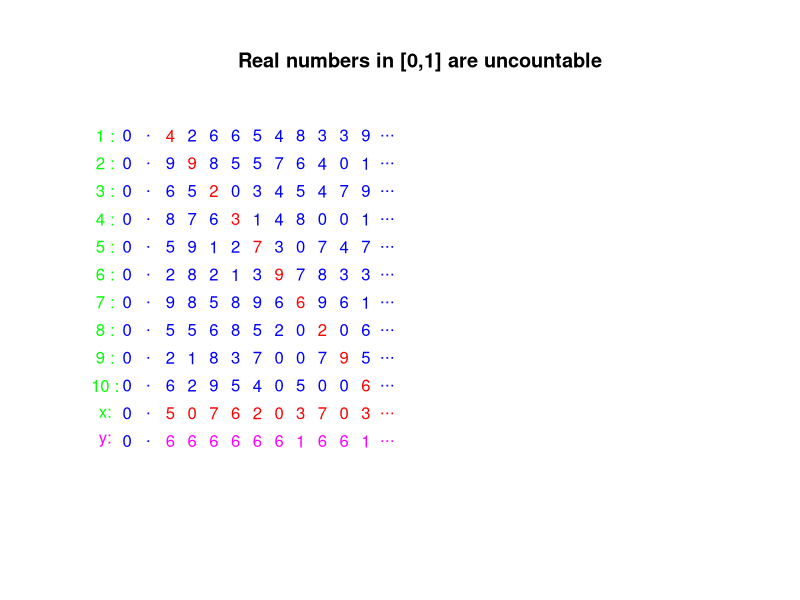
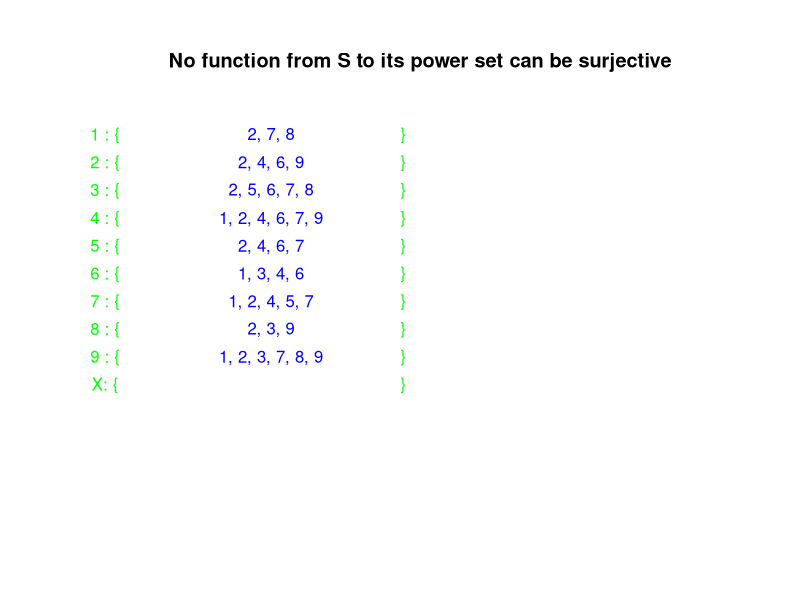

R code for these plots, in order:
#Math 23 Script 2.1B-Uncountability.R
#Module 2, Week 1
#Demonstrates the uncountability of the real numbers in [0,1].

#Last modified September 24, 2014 by Paul Bamberg

#Topic 1 - Cantor's proof of uncountability
 
par(mar=c(5-2, 4, 4+2, 2))   #decrease bottom margin, increase top margin
plot(1:15, 1:15, ylim = c(15,1), xlim = c(1,30),type="n", , ylab="",
     axes =FALSE, main="Real numbers in [0,1] are uncountable") 
digits <- sample(0:9, 100, replace = TRUE) 

 
plotdigit <- function(n){ 
  q <- (n-1) %/% 10+1; r <- (n-1) %% 10; print(q);print(r)
  color <- ifelse(q-1 == r,"red","blue")
  text(r+4,q,paste(digits[n]),col= color)
}

#Assume for a contradiction that you can enumerate the real numbers in [0,1] 
for(j in 1:10) {
  text(1,j,paste(j,":"),col= "green")
  text(2,j,paste(0),col= "blue")
  text(3,j,paste("."),col= "blue")
  text(14,j,paste("..."),col= "blue")
}
 
for (i in 1:100) plotdigit(i)

#Now construct a number that cannot be on the list
text(1,11,paste("x:"),col= "green")
text(2,11,paste(0),col= "blue")
text(3,11,paste("."),col= "blue")
text(4,11,paste(9-digits[1]),col= "red")
text(5,11,paste(9-digits[12]),col= "red")
text(6,11,paste(9-digits[23]),col= "red")
text(7,11,paste(9-digits[34]),col= "red")
text(8,11,paste(9-digits[45]),col= "red")
text(9,11,paste(9-digits[56]),col= "red")
text(10,11,paste(9-digits[67]),col= "red")
text(11,11,paste(9-digits[78]),col= "red")
text(12,11,paste(9-digits[89]),col= "red")
text(13,11,paste(9-digits[100]),col= "red")
text(14,11,paste("..."),col= "red")

#The number x cannot appear anywhere on the list
#because it differs from number n in its nth digit

#Fans of St. John the Divine can construct a different number
#that cannot be on the list
text(1,12,paste("y:"),col= "magenta")
text(2,12,paste(0),col= "blue")
text(3,12,paste("."),col= "blue")
text(4,12,paste(ifelse(digits[1]==6, 1, 6)),col= "magenta")
text(5,12,paste(ifelse(digits[12]==6, 1, 6)),col= "magenta")
text(6,12,paste(ifelse(digits[23]==6, 1, 6)),col= "magenta")
text(7,12,paste(ifelse(digits[34]==6, 1, 6)),col= "magenta")
text(8,12,paste(ifelse(digits[45]==6, 1, 6)),col= "magenta")
text(9,12,paste(ifelse(digits[56]==6, 1, 6)),col= "magenta")
text(10,12,paste(ifelse(digits[67]==6, 1, 6)),col= "magenta")
text(11,12,paste(ifelse(digits[78]==6, 1, 6)),col= "magenta")
text(12,12,paste(ifelse(digits[89]==6, 1, 6)),col= "magenta")
text(13,12,paste(ifelse(digits[100]==6, 1, 6)),col= "magenta")
text(14,12,paste("..."),col= "magenta")

#The number y cannot appear anywhere on the list
#because it differs from number n in its nth digit

#Topic 2 - A different-looking version of the same argument
#Given a set S, finite or infinite, the "power set" 2^S
#is the collection of all subsets of S

#Here is a clever way to generate a random subset of the digits 1:9
S <- 1:9
subset(S,  sample(0:1, 9, replace = TRUE) > 0)

#Now we can define a function from S to its power set.
f <- function(n) subset(S,  sample(0:1, 9, replace = TRUE) > 0)

plot(1:15, 1:15, ylim = c(15,1), xlim = c(1,20),type="n", , ylab="",
     axes =FALSE, main="No function from S to its power set can be surjective") 

for(j in S) {
  text(1,j,paste(j,": {"),col= "green")
  text(6,j,paste(toString(f(j))),col= "blue")
  text(10,j, "}",col= "green")
}
#Now make a vector containing all the elements n of S for which n is not in f(n).
X <- c()     #this has to be done by hand!

text(1,10,paste("X: {"),col= "green")
text(6,10,paste(toString(X)),col= "red")
text(10,10, "}",col= "green")

#There is no way that X can be equal to any value f(n), since X and f(n)
#always disagree about the membership of n.
#So X is not in the image of f, and f cannot be surjective
#This construction works even when S is infinite.
#There cannot be a bijection between the natural numbers N
#and the power set, the collection of all subsets of N.
#So the collection of subsets of N must be uncountably infinite!
#Rerun this script from the definition of f to see another example.
